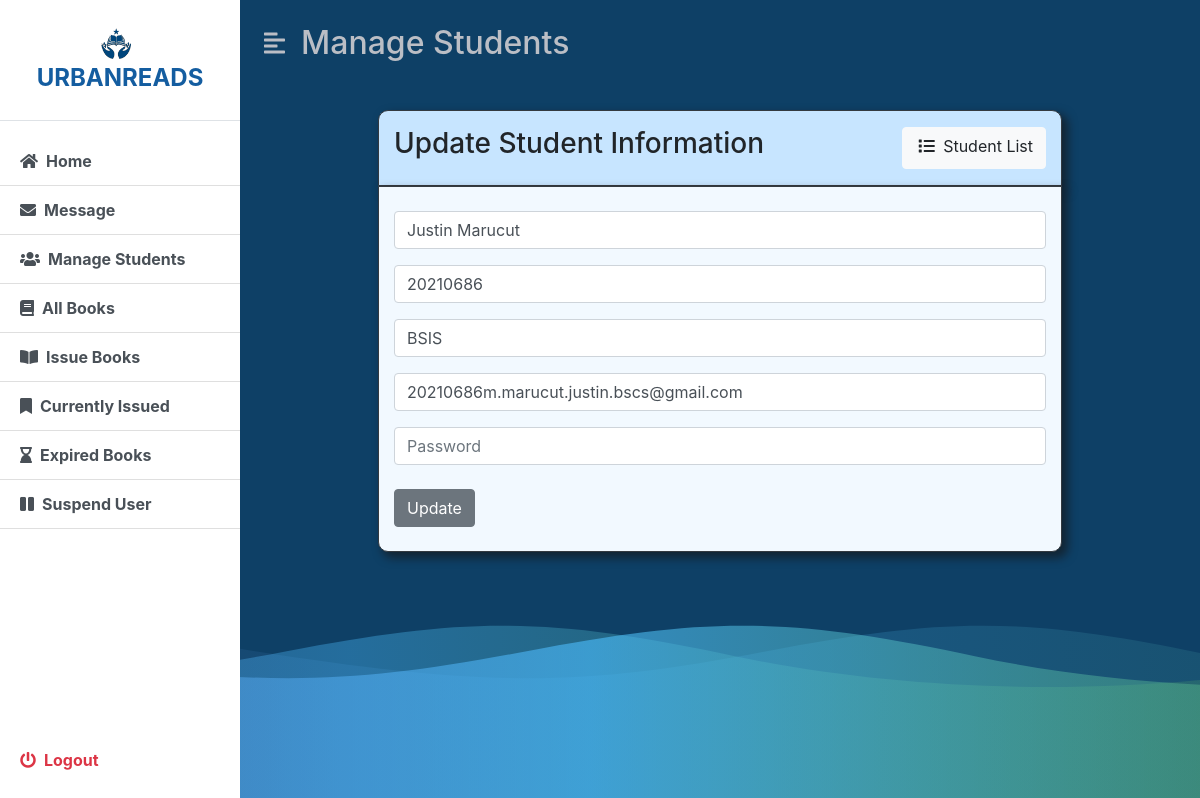
The page /admin/updateStudent.php?id=29 (signed in) on the database its author committed.
### tables this page shows
CREATE TABLE `students` (
  `id` int(11) NOT NULL,
  `full_name` varchar(100) NOT NULL,
  `student_number` varchar(30) NOT NULL,
  `course` varchar(10) NOT NULL,
  `email` varchar(50) NOT NULL,
  `password` text NOT NULL,
  `status` varchar(15) NOT NULL DEFAULT 'Active'
);

### admin/updateStudent.php (the view, shortened to what this page needs)
<?php
    include('../dbconfig.php');
    $id = $_GET['id'];
    $displaySelectedStudents = "SELECT * FROM students WHERE id = :id";
    $stmt = $pdo->prepare($displaySelectedStudents);
    $stmt->execute([':id' => $id]);
    $rows = $stmt->fetch(PDO::FETCH_OBJ);
    if($rows){
        $student_number = $rows->student_number;
        $fullname = $rows->full_name;
        $course = $rows->course;
        $email = $rows->email;
    }
?>
<!DOCTYPE html>
<html lang="en">
<head>
    <link rel="stylesheet" href="includes/style.css">
    <link rel="stylesheet" href="Bootsrap\css\bootstrap.min.css">
    <link rel="stylesheet" href="https://cdnjs.cloudflare.com/ajax/libs/font-awesome/5.15.3/css/all.min.css" />
</head>
<body>
    <div class="background-container">
        <div class="d-flex" id="wrapper">
            <?php include('includes/sidebar.php'); ?>
            <div id="page-content-wrapper" class="scrollable-content">
                <nav class="navbar navbar-expand-lg navbar-light bg-transparent py-4 px-4">
                    <div class="d-flex align-items-center">
                        <i class="fas fa-align-left second-text fs-4 me-3" id="menu-toggle"></i>
                        <h2 class="fs-2 m-0 second-text">Manage Students</h2>
                    </div>
                </nav>
                <div class="container-fluid px-4">
                    <form action="" method="post" class="post">
                        <br>
                        <div class="container col-md-9 top border border-dark">
                                <div class="d-flex justify-content-between my-3">
                                    <h3>Update Student Information</h3>
                                    <div class="d-flex">
                                        <a href="manageStudent.php" class="btn btn-light"><i class="fa fa-list mx-1"></i> Student List</a>
                                    </div>
                                </div>
                        </div>
                        <div class="container col-md-9 main border border-dark">
                            <div class="form-element mt-4">
                                <input type="text" class="form-control" name="name" placeholder="Name" value="<?php echo $fullname; ?>">
                            </div>
                            <div class="form-element mt-3">
                                <input type="text" class="form-control" name="studNum" placeholder="Student Number" value="<?php echo $student_number; ?>">
                            </div>
                            <div class="form-element mt-3">
                               <select name="course" class="form-control">
                                <option value="BSIS" <?php echo ($course === 'BSIS') ? 'selected' : ''; ?>>BSIS</option>
                            </select>
                            </div>
                            <div class="form-element mt-3">
                                <input type="text" class="form-control" name="email" placeholder="Email Address" value="<?php echo $email; ?>">
                            </div>
                            <div class="form-element mt-3">
                                <input type="text" class="form-control" name="password" placeholder="Password">
                            </div>
                            <div class="form-element my-4">
                                <input type="submit" class="btn btn-secondary" name="submit" value="Update">
                            </div>
                        </div>
                    </form>
                    <br>
                </div>
            </div>
        </div>
    </div>
    <link href="https://maxcdn.bootstrapcdn.com/bootstrap/4.5.2/css/bootstrap.min.css" rel="stylesheet">
</body>
</html>

### admin/includes/style.css (style rules this page uses)
:root { --main-bg-color: #002a9d; --main-text-color: #145DA0; --second-text-color: #bbbec5; --second-bg-color: #93ABBF; }
.second-text { color: var(--second-text-color); }
.main { background: #F2F9FF; border: 3px; border-bottom-left-radius: 10px; border-bottom-right-radius: 10px; box-shadow: 5px 5px 10px 1px rgba(23, 10, 0, 0.5); }
.top { background: #C7E5FF; border-top-left-radius: 10px; border-top-right-radius: 10px; box-shadow: 5px 5px 10px 1px rgba(23, 10, 0, 0.5); }
.background-container { position: relative; width: 100%; height: 100vh; overflow: hidden; }
.scrollable-content { height: calc(100vh); overflow-y: auto; }
#wrapper { overflow-x: hidden; background-color: #0e4066; }
#page-content-wrapper { min-width: 100vw; }
#menu-toggle { cursor: pointer; }
.background-container { position: fixed; top: 0; left: 0; width: 100%; height: 100%; overflow: hidden; z-index: -1; }
@media (min-width: 768px) { #page-content-wrapper { min-width: 0; width: 100%; } }

### rows shown on the page
students: name "Justin Marucut", studNum "20210686", course "BSIS", email "20210686m.marucut.justin.bscs@gmail.com"
